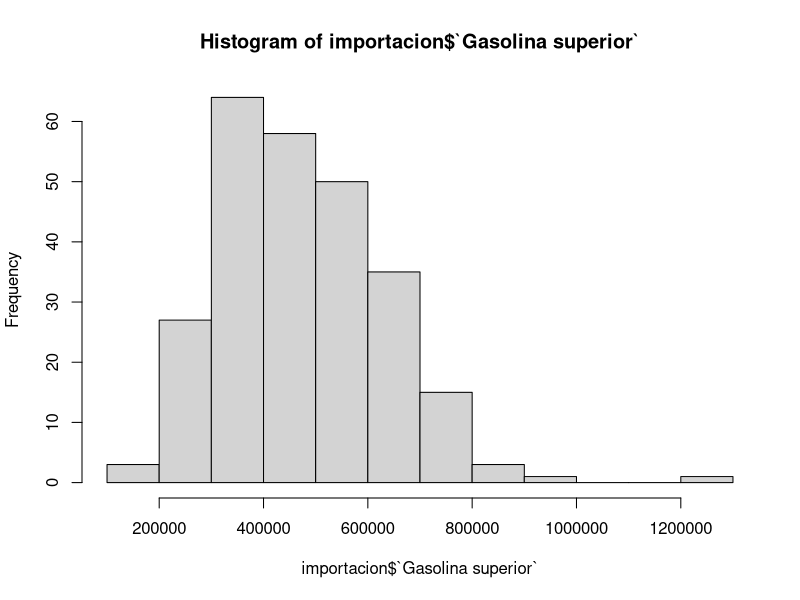
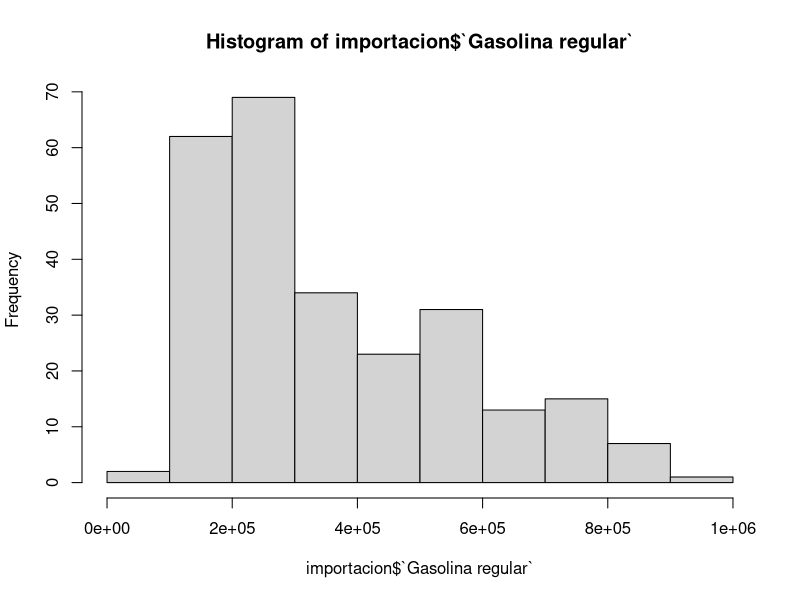
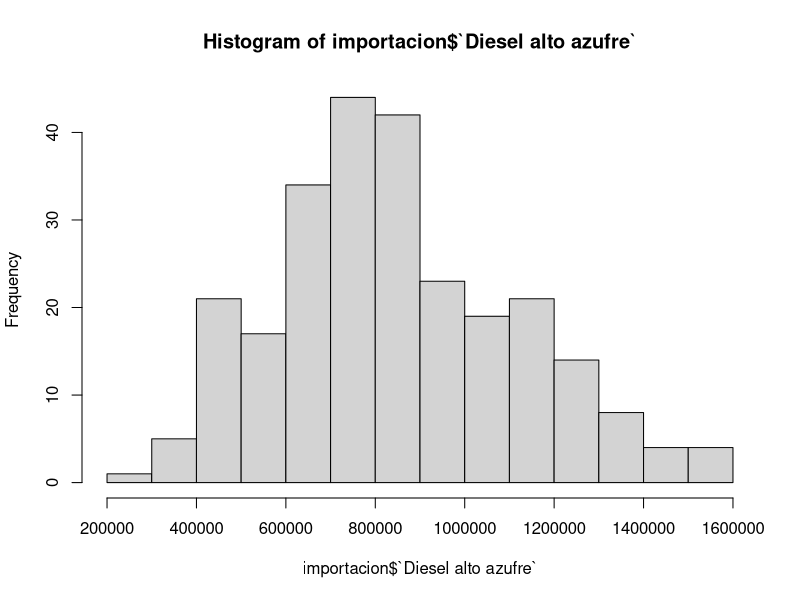

These figures' R source, in order:
## ---- chunk 1
knitr::opts_chunk$set(echo = TRUE)
## ---- chunk 2
# libreria
library("readxl")
# xls files
importacion <- read_excel("importacion.xlsx")
importacion$Fecha<-as.Date(importacion$Fecha, "%Y/%m/%d")
## ---- chunk 3

str(importacion)
## ---- chunk 4
hist(x = importacion$`Gasolina superior`)

## ---- chunk 5
hist(x = importacion$`Gasolina regular`)

## ---- chunk 6
hist(x = importacion$`Diesel alto azufre`)

